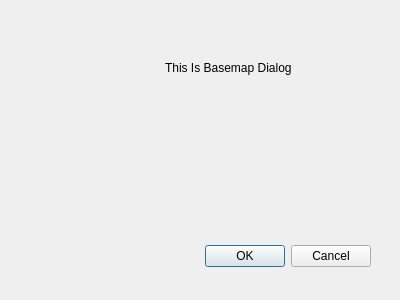
<?xml version="1.0" encoding="UTF-8"?>
<ui version="4.0">
 <class>Dialog</class>
 <widget class="QDialog" name="Dialog">
  <property name="geometry">
   <rect>
    <x>0</x>
    <y>0</y>
    <width>400</width>
    <height>300</height>
   </rect>
  </property>
  <property name="windowTitle">
   <string>Dialog</string>
  </property>
  <widget class="QDialogButtonBox" name="buttonBox">
   <property name="geometry">
    <rect>
     <x>30</x>
     <y>240</y>
     <width>341</width>
     <height>32</height>
    </rect>
   </property>
   <property name="orientation">
    <enum>Qt::Horizontal</enum>
   </property>
   <property name="standardButtons">
    <set>QDialogButtonBox::Cancel|QDialogButtonBox::Ok</set>
   </property>
  </widget>
  <widget class="QLabel" name="label">
   <property name="geometry">
    <rect>
     <x>165</x>
     <y>60</y>
     <width>155</width>
     <height>16</height>
    </rect>
   </property>
   <property name="text">
    <string>This Is Basemap Dialog</string>
   </property>
  </widget>
 </widget>
 <resources/>
 <connections>
  <connection>
   <sender>buttonBox</sender>
   <signal>accepted()</signal>
   <receiver>Dialog</receiver>
   <slot>accept()</slot>
   <hints>
    <hint type="sourcelabel">
     <x>248</x>
     <y>254</y>
    </hint>
    <hint type="destinationlabel">
     <x>157</x>
     <y>274</y>
    </hint>
   </hints>
  </connection>
  <connection>
   <sender>buttonBox</sender>
   <signal>rejected()</signal>
   <receiver>Dialog</receiver>
   <slot>reject()</slot>
   <hints>
    <hint type="sourcelabel">
     <x>316</x>
     <y>260</y>
    </hint>
    <hint type="destinationlabel">
     <x>286</x>
     <y>274</y>
    </hint>
   </hints>
  </connection>
 </connections>
</ui>
